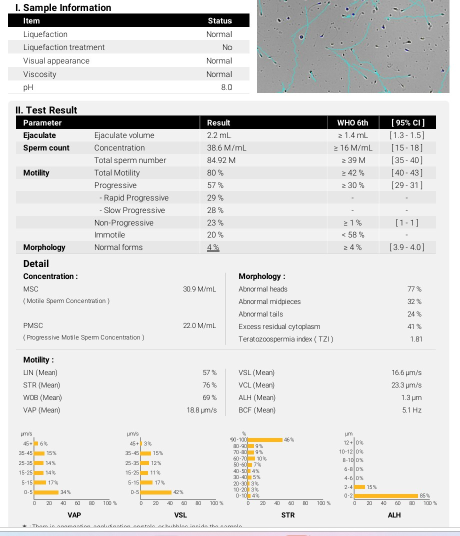
#> input picture training/data/report/1.jpg, 920 x 1072 px (shown at 1/2 size)
$ python -i ocr_report.py   (imports and definitions only)
#> lines starting #> are read from the running program, lines starting #| are printed output that depends on the picture
"""
OCR Report Parser -- Extract Ground Truth from Lab Report Images

Parses the structured semen analysis report JPG images using OCR
(Tesseract) to extract quantitative values for validation.

The lab reports have a consistent layout with sections:
    I. Sample Information
    II. Test Results (concentration, motility, morphology)
    Detail section (MSC, PMSC, morphology breakdown, kinematics)

Usage:
    python -m src.ocr_report --config configs/default.yaml
    python -m src.ocr_report --config configs/default.yaml --report data/report/1.jpg
"""

from __future__ import annotations
import argparse
import json
import re
from pathlib import Path

import yaml

try:
    from PIL import Image, ImageOps
    import pytesseract
    OCR_AVAILABLE = True
except ImportError:
    OCR_AVAILABLE = False


def _preprocess_for_ocr(image_path: Path, upscale: float = 2.0) -> "Image.Image":
    """
    Prepare a report image for more accurate OCR.

    The lab reports are rendered at a fairly low resolution, which makes
    Tesseract drop decimal points (e.g. "18.8" -> "188", "4.6" -> "46").
    Up-scaling + grayscale + autocontrast recovers most of those decimals.
    """
#> called with image_path = '../data/report/1.jpg', upscale = 2
    img = Image.open(image_path)
#> img is the input picture: PIL image 920x1072 RGB; mean R, G, B 221.8, 221.6, 221
    img = ImageOps.exif_transpose(img)
    img = img.convert("L")  # grayscale
#> img: PIL image 920x1072 L
    if upscale and upscale != 1.0:
        w, h = img.size
#> w = 920; h = 1072
        img = img.resize((int(w * upscale), int(h * upscale)), Image.LANCZOS)
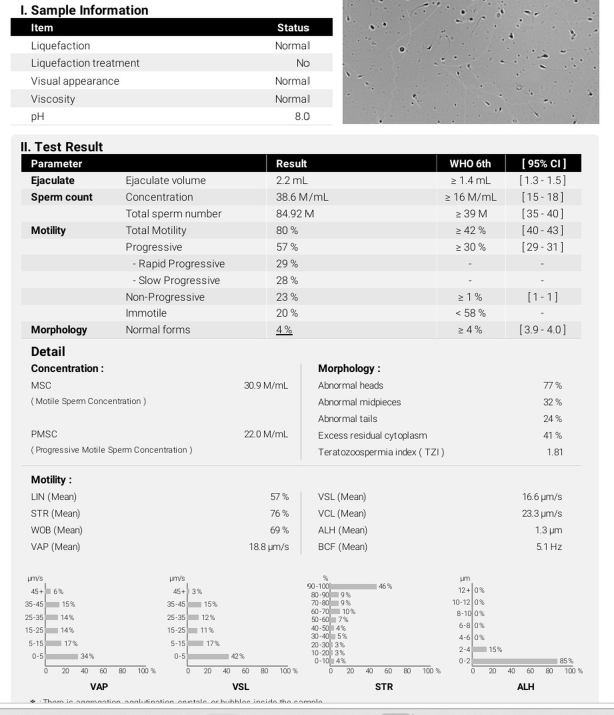
#> img: PIL image 1840x2144 L (shown at 1/3 size); min 0, max 255, mean 221.6
    img = ImageOps.autocontrast(img)
    return img


# [72 lines left out: functions _normalize_ocr_text, _result_part, _validate_extracted, extract_number, extract_percentage, extract_value_with_unit, not called in this run]


def parse_report_image(image_path: Path, tesseract_cmd: str | None = None, lang: str = "eng", psm: int = 6) -> dict:
    """
    Parse a semen analysis report image using OCR.

    Args:
        image_path:     Path to the report JPG image.
        tesseract_cmd:  Path to tesseract executable (None = system PATH).
        lang:           OCR language.
        psm:            Page segmentation mode.

    Returns:
        dict with extracted ground truth values.
    """
    if not OCR_AVAILABLE:
        raise ImportError("Install pytesseract and Pillow: pip install pytesseract Pillow")

    if tesseract_cmd:
        pytesseract.pytesseract.tesseract_cmd = tesseract_cmd

    # Up-scale + grayscale the image so Tesseract reliably reads decimals.
    img = _preprocess_for_ocr(image_path)

    # Run OCR
    custom_config = f"--psm {psm} -l {lang}"
#> (the run stopped early here; a loop or call above may not have finished)
